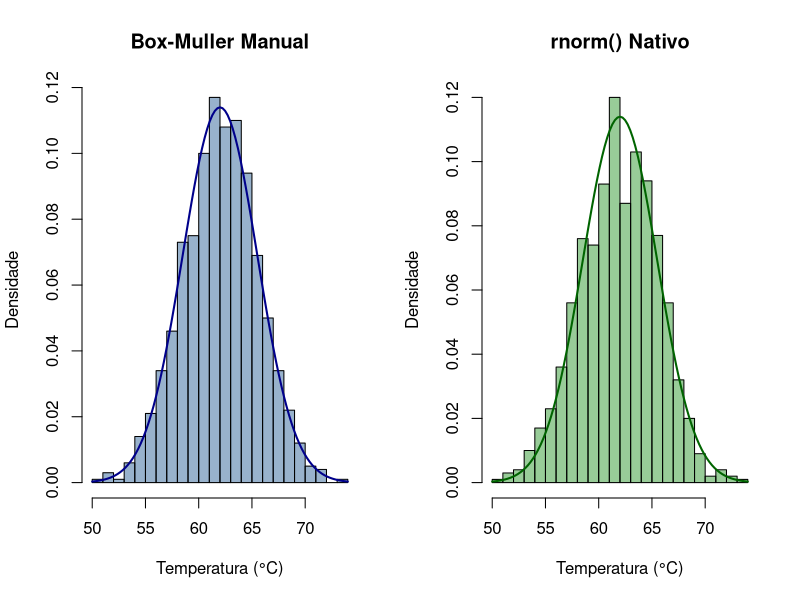

R code for this plot:
#item 1
n <- 500
u1 <- runif(n)
u2 <- runif(n)

z1 <- sqrt(-2 * log(u1)) * cos(2 * pi * u2)
z2 <- sqrt(-2 * log(u1)) * sin(2 * pi * u2)

z <- c(z1, z2)

temperatura_cpu <- 62 + 3.5 * z

head(temperatura_cpu)

#item2
u1 <- runif(n)
u2 <- runif(n)

z1 <- sqrt(-2 * log(u1)) * cos(2 * pi * u2)
z2 <- sqrt(-2 * log(u1)) * sin(2 * pi * u2)

temp_manual <- 62 + 3.5 * c(z1, z2)
par(mfrow = c(1, 2))
hist(temp_manual, breaks = 30, probability = TRUE, 
     col = rgb(0.2, 0.4, 0.6, 0.5), main = "Box-Muller Manual",
     xlab = "Temperatura (°C)", ylab = "Densidade")
curve(dnorm(x, mean = 62, sd = 3.5), add = TRUE, col = "darkblue", lwd = 2)

temp_nativa <- rnorm(n = 1000, mean = 62, sd = 3.5)
hist(temp_nativa, breaks = 30, probability = TRUE, 
     col = rgb(0.2, 0.6, 0.2, 0.5), main = "rnorm() Nativo",
     xlab = "Temperatura (°C)", ylab = "Densidade")
curve(dnorm(x, mean = 62, sd = 3.5), add = TRUE, col = "darkgreen", lwd = 2)

par(mfrow = c(1, 1))

